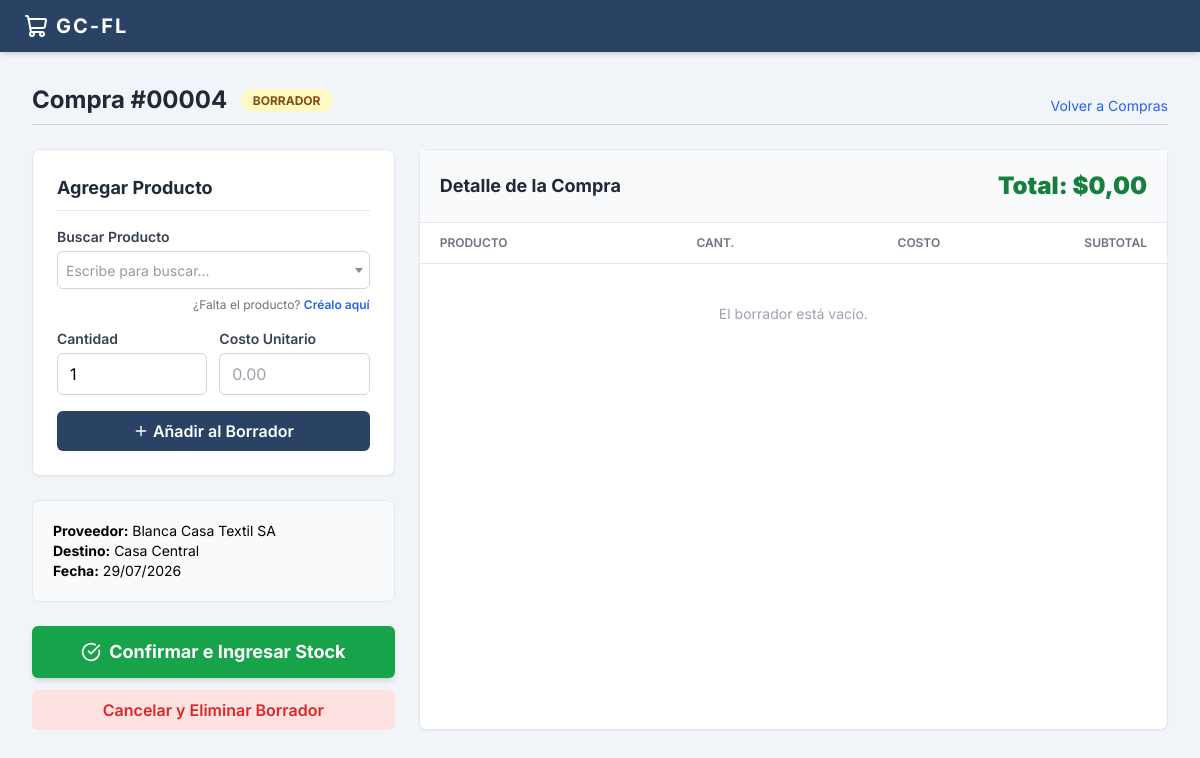
The page /compras/detalle/4/ (signed in) on the database its author committed.
### compras/models.py (models this page shows, shortened)
class Compra(models.Model):
    ESTADO_CHOICES = [
        ('PENDIENTE', 'Borrador (Sin ingresar)'),
        ('COMPLETADA', 'Completada (Stock Sumado)'),
    ]
    proveedor = models.ForeignKey(Proveedor, on_delete=models.PROTECT, related_name='compras')
    sucursal = models.ForeignKey(Sucursal, on_delete=models.PROTECT)
    usuario = models.ForeignKey(User, on_delete=models.SET_NULL, null=True, blank=True)
    fecha_compra = models.DateTimeField(auto_now_add=True)
    estado = models.CharField(max_length=20, choices=ESTADO_CHOICES, default='PENDIENTE')
    total = models.DecimalField(max_digits=12, decimal_places=2, default=0.00)
    observaciones = models.TextField(blank=True, null=True)
    class Meta:
        db_table = 'compras'
        verbose_name = 'Compra'
        verbose_name_plural = 'Compras'
        ordering = ['-fecha_compra']

### proveedores/models.py (models this page shows, shortened)
class Proveedor(models.Model):
    TIPO_DOCUMENTO_CHOICES = [
        ('CUIT', 'CUIT'),
        ('CUIL', 'CUIL'),
        ('DNI', 'DNI'),
    ]
    nombre = models.CharField(max_length=100)
    apellido = models.CharField(max_length=100, blank=True, null=True)
    tipo_documento = models.CharField(max_length=20, choices=TIPO_DOCUMENTO_CHOICES, default='CUIT')
    numero_documento = models.CharField(max_length=50, unique=True)
    provincia = models.CharField(max_length=100)
    localidad = models.CharField(max_length=100)
    direccion = models.CharField(max_length=200)
    barrio = models.CharField(max_length=100, blank=True, null=True)
    codigo_postal = models.CharField(max_length=20)
    telefono = models.CharField(max_length=50, blank=True, null=True)
    email = models.EmailField(blank=True, null=True)
    rubro = models.CharField(max_length=100, blank=True, null=True, help_text="Ej: Informática, Limpieza, Mercadería")
    cbu_alias = models.CharField(max_length=100, blank=True, null=True)
    fecha_registro = models.DateTimeField(auto_now_add=True)
    class Meta:
        db_table = 'proveedores'
        verbose_name = 'Proveedor'
        verbose_name_plural = 'Proveedores'
        ordering = ['nombre', 'apellido']

### core/models.py (models this page shows, shortened)
class Sucursal(models.Model):
    nombre = models.CharField(max_length=100, help_text="Ej: Casa Central, Sucursal Norte")
    direccion = models.CharField(max_length=200, blank=True, null=True)
    telefono = models.CharField(max_length=50, blank=True, null=True)
    es_principal = models.BooleanField(default=False)
    class Meta:
        db_table = 'sucursales'
        verbose_name = 'Sucursal'
        verbose_name_plural = 'Sucursales'

### compras/views.py (the view)
# urls.py: path('detalle/<int:pk>/', views.compra_detalle, name='compra_detalle'),
@login_required
def compra_detalle(request, pk):
    compra = get_object_or_404(Compra, pk=pk)
    max_permission = UserRole.objects.filter(user_id=request.user).aggregate(max_permission=models.Max('role__compras'))['max_permission'] or 0
    if request.method == 'POST' and max_permission >= 2 and compra.estado == 'PENDIENTE':
        form = DetalleCompraForm(request.POST)
        if form.is_valid():
            detalle = form.save(commit=False)
            detalle.compra = compra
            detalle.save()
            compra.total = sum(d.subtotal for d in compra.detalles.all())
            compra.save()
            messages.success(request, 'Producto agregado al borrador.')
            return redirect('compras:compra_detalle', pk=compra.pk)
    else:
        form = DetalleCompraForm()
    return render(request, 'compras/compra_detalle.html', {'compra': compra, 'form': form, 'max_permission': max_permission})

### compras/forms.py
class DetalleCompraForm(forms.ModelForm):
    class Meta:
        model = DetalleCompra
        fields = ['producto', 'cantidad', 'precio_costo']
        widgets = {
            'cantidad': forms.NumberInput(attrs={'min': '1', 'value': '1'}),
            'precio_costo': forms.NumberInput(attrs={'step': '0.01'}),
        }

### compras/templates/compras/compra_detalle.html (shortened to what this page needs)
<!DOCTYPE html>
<html lang="es">
<head>
    <script src="https://cdn.tailwindcss.com"></script>
    <link href="https://cdn.jsdelivr.net/npm/select2@4.1.0-rc.0/dist/css/select2.min.css" rel="stylesheet" />
</head>
<body class="min-h-screen flex flex-col">
    <nav class="bg-[#2a4365] text-white px-6 py-3 shadow-md relative z-20">
        <div class="flex items-center space-x-2">
            <i data-lucide="shopping-cart" class="w-6 h-6"></i>
            <span class="font-bold text-xl tracking-widest">GC-FL</span>
        </div>
    </nav>
    <main class="flex-1 p-8 max-w-7xl mx-auto w-full">
        <div class="mb-6 border-b border-gray-300 pb-2 flex justify-between items-end">
            <h1 class="text-2xl font-bold text-gray-800">
                Compra #{{ compra.id|stringformat:"05d" }}
                {% if compra.estado == 'PENDIENTE' %}
                    <span class="ml-2 bg-yellow-100 text-yellow-800 text-xs font-bold px-3 py-1 rounded-full align-middle">BORRADOR</span>
                {% else %}
                    <span class="ml-2 bg-green-100 text-green-800 text-xs font-bold px-3 py-1 rounded-full align-middle">INGRESADA</span>
                {% endif %}
            </h1>
            <a href="{% url 'compras:compras_list' %}" class="text-sm text-blue-600 hover:underline">Volver a Compras</a>
        </div>
        <div class="grid grid-cols-1 lg:grid-cols-3 gap-6">
            <div class="lg:col-span-1 space-y-6">
                {% if compra.estado == 'PENDIENTE' %}
                <div class="bg-white rounded-lg shadow-sm border border-gray-200 p-6">
                    <h3 class="text-lg font-bold text-gray-800 border-b border-gray-200 pb-2 mb-4">Agregar Producto</h3>
                    <form method="POST" class="space-y-4">
                        <div>
                            <label class="block text-sm font-semibold text-gray-700 mb-1">Buscar Producto</label>
                            <p class="text-xs text-gray-500 mt-2 text-right">
                                ¿Falta el producto?
                                <a href="{% url 'compras:producto_rapido_desde_compra' compra.pk %}" class="text-blue-600 font-semibold hover:underline">Créalo aquí</a>
                            </p>
                        </div>
                        <div class="grid grid-cols-2 gap-3">
                            <div>
                                <label class="block text-sm font-semibold text-gray-700 mb-1">Cantidad</label>
                                <input type="number" name="cantidad" value="1" min="1" class="w-full border border-gray-300 rounded-md py-2 px-3 focus:outline-none focus:border-[#2a4365]" required>
                            </div>
                            <div>
                                <label class="block text-sm font-semibold text-gray-700 mb-1">Costo Unitario</label>
                                <input type="number" step="0.01" name="precio_costo" placeholder="0.00" class="w-full border border-gray-300 rounded-md py-2 px-3 focus:outline-none focus:border-[#2a4365]" required>
                            </div>
                        </div>
                        <button type="submit" class="w-full mt-4 bg-[#2a4365] hover:bg-[#1e324b] text-white font-semibold py-2 px-4 rounded-md transition-colors flex justify-center items-center">
                            <i data-lucide="plus" class="w-4 h-4 mr-1"></i> Añadir al Borrador
                        </button>
                    </form>
                </div>
                {% endif %}
                <div class="bg-gray-50 rounded-lg border border-gray-200 p-5 text-sm">
                    <p><strong>Proveedor:</strong> {{ compra.proveedor.nombre }}</p>
                    <p><strong>Destino:</strong> {{ compra.sucursal.nombre }}</p>
                    <p><strong>Fecha:</strong> {{ compra.fecha_compra|date:"d/m/Y" }}</p>
                </div>
                {% if compra.estado == 'PENDIENTE' %}
                <div class="flex flex-col gap-3">
                    <form method="POST" action="{% url 'compras:compra_finalizar' compra.pk %}" onsubmit="return confirm('¿FINALIZAR COMPRA?\nEsto sumará el stock de todos estos productos al inventario.');">
                        <button type="submit" class="w-full bg-green-600 hover:bg-green-700 text-white font-bold py-3 px-4 rounded-md shadow-md text-lg flex items-center justify-center">
                            <i data-lucide="check-circle" class="w-5 h-5 mr-2"></i> Confirmar e Ingresar Stock
                        </button>
                    </form>
                    <form method="POST" action="{% url 'compras:compra_cancelar' compra.pk %}" onsubmit="return confirm('¿CANCELAR COMPRA?\nSe borrará todo este borrador y no ingresará nada.');">
                        <button type="submit" class="w-full bg-red-100 text-red-600 hover:bg-red-200 font-semibold py-2 px-4 rounded-md transition-colors">
                            Cancelar y Eliminar Borrador
                        </button>
                    </form>
                </div>
                {% endif %}
            </div>
            <div class="lg:col-span-2 bg-white rounded-lg shadow-sm border border-gray-200 flex flex-col">
                <div class="p-5 border-b border-gray-200 flex justify-between items-center bg-gray-50">
                    <h3 class="text-lg font-bold text-gray-800">Detalle de la Compra</h3>
                    <span class="text-2xl font-black text-green-700">Total: ${{ compra.total }}</span>
                </div>
                <div class="flex-1 overflow-x-auto">
                    <table class="w-full text-left border-collapse">
                        <thead>
                            <tr class="border-b border-gray-200">
                                <th class="py-3 px-5 text-xs font-semibold text-gray-500 uppercase">Producto</th>
                                <th class="py-3 px-5 text-xs font-semibold text-gray-500 uppercase text-center">Cant.</th>
                                <th class="py-3 px-5 text-xs font-semibold text-gray-500 uppercase text-right">Costo</th>
                                <th class="py-3 px-5 text-xs font-semibold text-gray-500 uppercase text-right">Subtotal</th>
                            </tr>
                        </thead>
                        <tbody class="text-sm divide-y divide-gray-100">
                            {% for item in compra.detalles.all %}
                            <tr class="hover:bg-gray-50">
                                <td class="py-3 px-5">
                                    <span class="font-bold text-gray-900">{{ item.producto.nombre }}</span>
                                </td>
                                <td class="py-3 px-5 text-center font-bold">{{ item.cantidad }}</td>
                                <td class="py-3 px-5 text-right">${{ item.precio_costo }}</td>
                                <td class="py-3 px-5 text-right font-bold text-[#2a4365]">${{ item.subtotal }}</td>
                            </tr>
                            {% empty %}
                            <tr><td colspan="4" class="py-10 text-center text-gray-400">El borrador está vacío.</td></tr>
                            {% endfor %}
                        </tbody>
                    </table>
                </div>
            </div>
        </div>
    </main>
</body>
</html>

### compras/templates/compras/compra_detalle.html (style rules this page uses)
body { font-family: 'Inter', sans-serif; background-color: #f1f5f9; }

### rows shown on the page
Compra: id "00004", proveedor.nombre "Blanca Casa Textil SA", sucursal.nombre "Casa Central", fecha_compra "29/07/2026", total "0,00"
